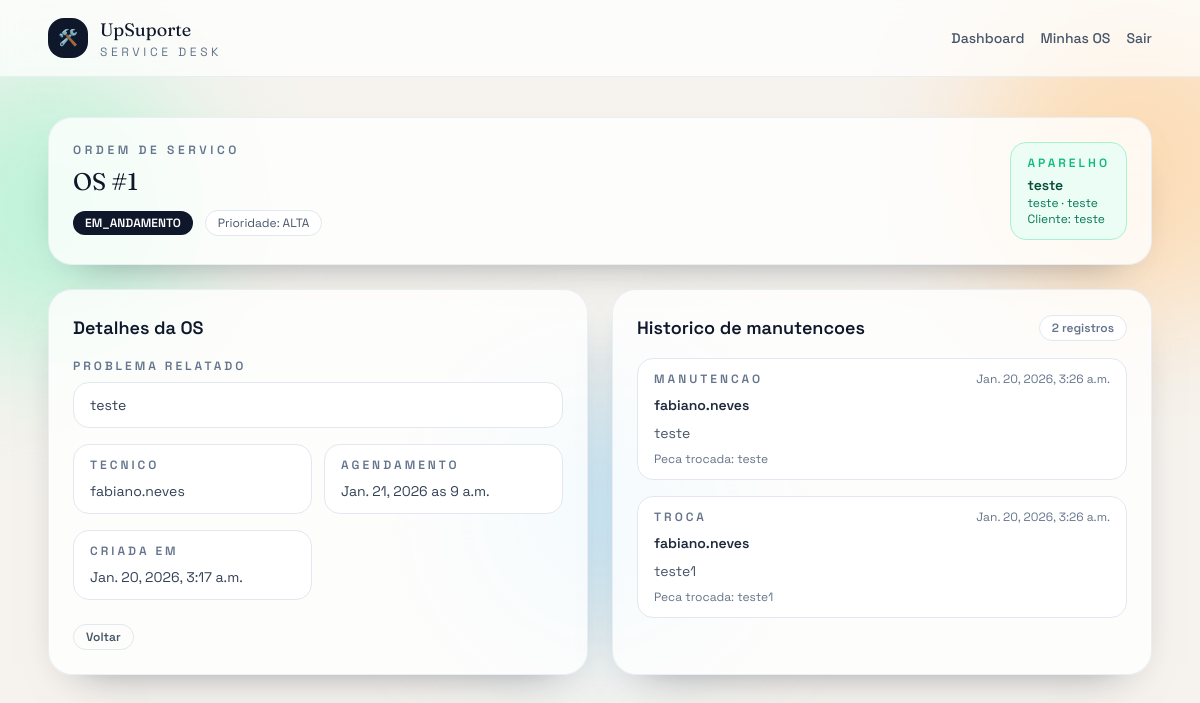
Before: /os/1/ (signed in) with the older database file.
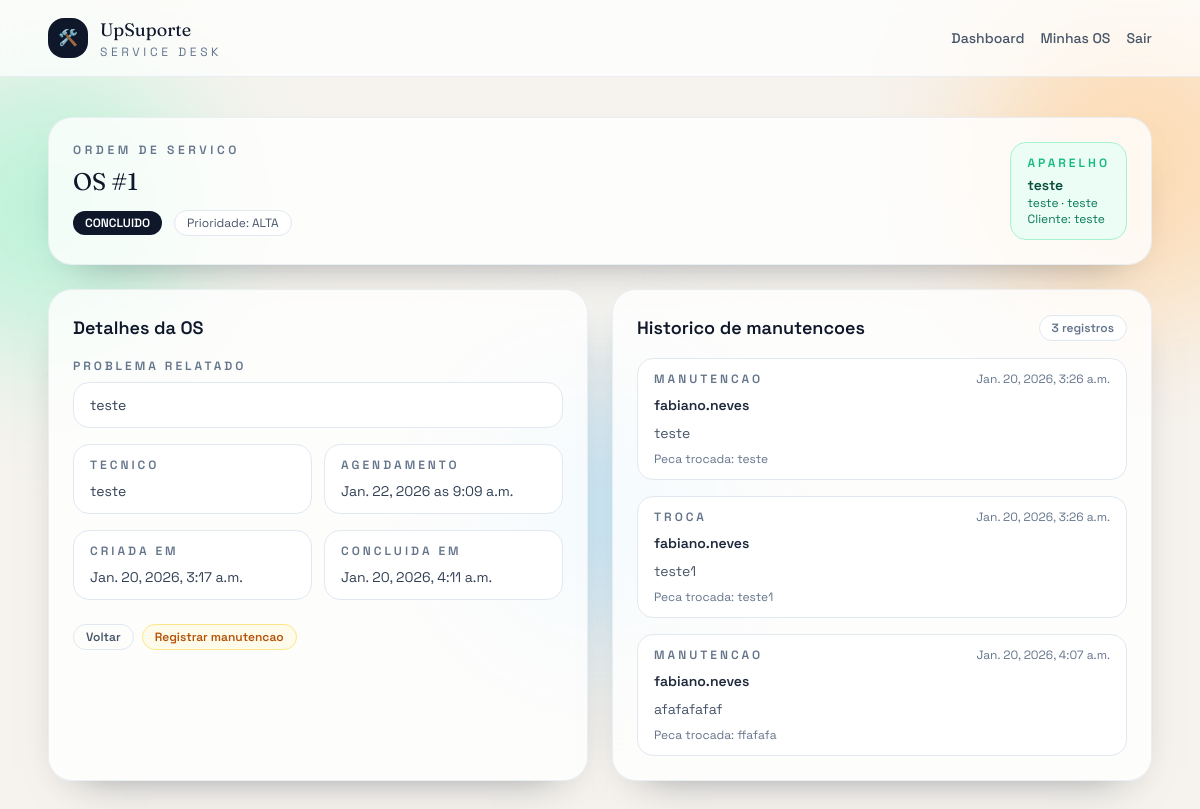
After: the same page with the newer database file.
### core/models.py (models this page shows, shortened)
class OrdemServico(models.Model):
    STATUS_CHOICES = [
        ("ABERTO", "Aberto"),
        ("AGENDADO", "Agendado"),
        ("EM_ANDAMENTO", "Em andamento"),
        ("CONCLUIDO", "Concluído"),
        ("CANCELADO", "Cancelado"),
    ]
    PRIORIDADE_CHOICES = [
        ("BAIXA", "Baixa"),
        ("MEDIA", "Média"),
        ("ALTA", "Alta"),
    ]
    aparelho = models.ForeignKey(Aparelho, on_delete=models.CASCADE, related_name="ordens")
    funcionario = models.ForeignKey(Funcionario, on_delete=models.SET_NULL, null=True, blank=True)
    problema_relatado = models.TextField()
    status = models.CharField(max_length=20, choices=STATUS_CHOICES, default="ABERTO")
    data_agendada = models.DateField(null=True, blank=True)
    hora_agendada = models.TimeField(null=True, blank=True)
    prioridade = models.CharField(max_length=10, choices=PRIORIDADE_CHOICES, default="MEDIA")
    laudo_tecnico = models.TextField(blank=True)  # só preenche quando finaliza
    data_criacao = models.DateTimeField(auto_now_add=True)
    data_conclusao = models.DateTimeField(null=True, blank=True)

class Aparelho(models.Model):
    TIPO_CHOICES = [
        ("NOTEBOOK", "Notebook"),
        ("DESKTOP", "Desktop"),
        ("IMPRESSORA", "Impressora"),
        ("MONITOR", "Monitor"),
        ("OUTRO", "Outro"),
    ]
    nome = models.CharField(max_length=150)
    tipo = models.CharField(max_length=50, choices=TIPO_CHOICES)
    marca = models.CharField(max_length=100)
    modelo = models.CharField(max_length=100)
    numero_serie = models.CharField(max_length=100, unique=True)
    cliente = models.CharField(max_length=150)
    data_cadastro = models.DateTimeField(auto_now_add=True)

class Funcionario(models.Model):
    usuario = models.OneToOneField(User, on_delete=models.CASCADE)
    cargo = models.CharField(max_length=100)
    telefone = models.CharField(max_length=20, blank=True)
    def __str__(self):
        return self.usuario.get_full_name() or self.usuario.username

class RegistroManutencao(models.Model):
    TIPO_SERVICO = [
        ("MANUTENCAO", "Manutenção"),
        ("TROCA", "Troca de Peça"),
    ]
    ordem_servico = models.ForeignKey(OrdemServico, on_delete=models.CASCADE, related_name="registros")
    funcionario = models.ForeignKey(Funcionario, on_delete=models.SET_NULL, null=True, blank=True)
    tipo_servico = models.CharField(max_length=20, choices=TIPO_SERVICO)
    descricao = models.TextField()
    peca_trocada = models.CharField(max_length=150, blank=True, null=True)
    data_execucao = models.DateTimeField(auto_now_add=True)

### core/views.py (the view)
# urls.py: path('os/<int:id>/', views.detalhe_os, name='detalhe_os'),
@login_required
def detalhe_os(request, id):
    os_obj = get_object_or_404(OrdemServico, id=id)
    is_gestor = request.user.groups.filter(name="Gestor").exists()
    funcionario = _get_funcionario(request.user)
    return render(
        request,
        "detalhe_os.html",
        {"os": os_obj, "is_gestor": is_gestor, "funcionario": funcionario},
    )

### core/views.py (called while the page is built)
def _get_funcionario(user):
    try:
        return user.funcionario
    except Funcionario.DoesNotExist:
        return None

### templates/detalhe_os.html (shortened to what this page needs)
{% extends "base.html" %}
{% block content %}
<div class="rounded-3xl border border-slate-200/70 bg-white/80 p-6 shadow-soft">
  <div class="flex flex-wrap items-start justify-between gap-4">
    <div>
      <p class="text-xs font-semibold uppercase tracking-[0.3em] text-slate-500">Ordem de servico</p>
      <h2 class="mt-2 font-display text-2xl">OS #{{ os.id }}</h2>
      <div class="mt-3 flex flex-wrap items-center gap-3 text-sm text-slate-600">
        <span class="rounded-full bg-slate-900 px-3 py-1 text-xs font-semibold text-white">
          {{ os.status }}
        </span>
        <span class="rounded-full border border-slate-200 bg-white px-3 py-1 text-xs">
          Prioridade: {{ os.prioridade }}
        </span>
      </div>
    </div>
    <div class="rounded-2xl border border-emerald-200 bg-emerald-50 px-4 py-3 text-sm text-emerald-700">
      <p class="text-xs font-semibold uppercase tracking-[0.25em] text-emerald-500">Aparelho</p>
      <p class="mt-1 font-semibold text-emerald-900">
        {{ os.aparelho.nome }}
      </p>
      <p class="text-xs text-emerald-700">
        {{ os.aparelho.marca }} · {{ os.aparelho.modelo }}
      </p>
      <p class="text-xs text-emerald-700">Cliente: {{ os.aparelho.cliente }}</p>
    </div>
  </div>
</div>
<div class="mt-6 grid gap-6 lg:grid-cols-2">
  <div class="rounded-3xl border border-slate-200/70 bg-white/80 p-6 shadow-soft">
    <h3 class="text-lg font-semibold">Detalhes da OS</h3>
    <div class="mt-4 space-y-4 text-sm text-slate-600">
      <div>
        <p class="text-xs font-semibold uppercase tracking-[0.25em] text-slate-500">Problema relatado</p>
        <p class="mt-2 rounded-2xl border border-slate-200 bg-white px-4 py-3 text-slate-700">
          {{ os.problema_relatado }}
        </p>
      </div>
      <div class="grid gap-3 sm:grid-cols-2">
        <div class="rounded-2xl border border-slate-200 bg-white px-4 py-3">
          <p class="text-xs font-semibold uppercase tracking-[0.25em] text-slate-500">Tecnico</p>
          <p class="mt-2 text-slate-700">
            {% if os.funcionario %}
              {{ os.funcionario }}
            {% else %}
              Ainda nao designado
            {% endif %}
          </p>
        </div>
        <div class="rounded-2xl border border-slate-200 bg-white px-4 py-3">
          <p class="text-xs font-semibold uppercase tracking-[0.25em] text-slate-500">Agendamento</p>
          <p class="mt-2 text-slate-700">
            {% if os.data_agendada and os.hora_agendada %}
              {{ os.data_agendada }} as {{ os.hora_agendada }}
            {% else %}
              Nao agendado
            {% endif %}
          </p>
        </div>
      </div>
      <div class="grid gap-3 sm:grid-cols-2">
        <div class="rounded-2xl border border-slate-200 bg-white px-4 py-3">
          <p class="text-xs font-semibold uppercase tracking-[0.25em] text-slate-500">Criada em</p>
          <p class="mt-2 text-slate-700">{{ os.data_criacao }}</p>
        </div>
        {% if os.data_conclusao %}
        <div class="rounded-2xl border border-slate-200 bg-white px-4 py-3">
          <p class="text-xs font-semibold uppercase tracking-[0.25em] text-slate-500">Concluida em</p>
          <p class="mt-2 text-slate-700">{{ os.data_conclusao }}</p>
        </div>
        {% endif %}
      </div>
    </div>
    <div class="mt-6 flex flex-wrap items-center gap-2 text-xs font-semibold text-slate-600">
      <a href="{% url 'home' %}" class="rounded-full border border-slate-200 px-3 py-1 transition hover:border-slate-400">
        Voltar
      </a>
      {% if os.funcionario and funcionario and os.funcionario.id == funcionario.id %}
        <a href="{% url 'registrar_manutencao_os' os.id %}" class="rounded-full border border-amber-200 bg-amber-50 px-3 py-1 text-amber-700">
          Registrar manutencao
        </a>
      {% endif %}
    </div>
  </div>
  <div class="rounded-3xl border border-slate-200/70 bg-white/80 p-6 shadow-soft">
    <div class="flex items-center justify-between">
      <h3 class="text-lg font-semibold">Historico de manutencoes</h3>
      <span class="rounded-full border border-slate-200 bg-white px-3 py-1 text-xs font-semibold text-slate-500">
        {{ os.registros.count }} registros
      </span>
    </div>
    <div class="mt-4 space-y-4">
      {% if os.registros.all %}
        {% for r in os.registros.all %}
        <div class="rounded-2xl border border-slate-200 bg-white px-4 py-3 text-sm">
          <div class="flex items-center justify-between text-xs text-slate-500">
            <span class="font-semibold uppercase tracking-[0.25em] text-slate-500">{{ r.tipo_servico }}</span>
            <span>{{ r.data_execucao }}</span>
          </div>
          <p class="mt-2 font-semibold text-slate-800">
            {% if r.funcionario %}
              {{ r.funcionario }}
            {% else %}
              Tecnico nao informado
            {% endif %}
          </p>
          <p class="mt-2 text-slate-600">{{ r.descricao }}</p>
          {% if r.peca_trocada %}
          <p class="mt-2 text-xs text-slate-500">Peca trocada: {{ r.peca_trocada }}</p>
          {% endif %}
        </div>
        {% endfor %}
      {% else %}
        <div class="rounded-2xl border border-dashed border-slate-200 bg-white/60 px-4 py-6 text-sm text-slate-500">
          Ainda nao ha registros de manutencao nessa OS.
        </div>
      {% endif %}
    </div>
  </div>
</div>
{% endblock %}

### templates/base.html (shortened to what this page needs)
<!DOCTYPE html>
<html lang="pt-br">
  <head>
    <script src="https://cdn.tailwindcss.com"></script>
  </head>
  <body class="min-h-screen bg-[#f6f3ee] text-slate-900 antialiased">
    <div class="relative isolate">
      <div class="pointer-events-none absolute inset-0 -z-10 overflow-hidden">
        <div class="absolute -left-24 top-16 h-72 w-72 rounded-full bg-emerald-200/70 blur-3xl"></div>
        <div class="absolute left-1/2 top-96 h-64 w-64 -translate-x-1/2 rounded-full bg-sky-200/70 blur-3xl"></div>
      </div>
      {% block header %}
      <header class="sticky top-0 z-20 border-b border-slate-200/70 bg-white/70 backdrop-blur">
        <div class="mx-auto flex max-w-6xl items-center justify-between px-6 py-4">
          <div class="flex items-center gap-3">
            <div class="flex h-10 w-10 items-center justify-center rounded-2xl bg-slate-900 text-white shadow-soft">
              🛠️
            </div>
            <div>
              <p class="font-display text-lg">UpSuporte</p>
              <p class="text-xs uppercase tracking-[0.3em] text-slate-500">Service Desk</p>
            </div>
          </div>
          <nav class="hidden items-center gap-4 text-sm font-medium text-slate-600 md:flex">
            <a class="hover:text-slate-900" href="{% url 'home' %}">Dashboard</a>
            <a class="hover:text-slate-900" href="{% url 'minhas_os' %}">Minhas OS</a>
            <a class="hover:text-slate-900" href="{% url 'logout' %}">Sair</a>
          </nav>
        </div>
      </header>
      {% endblock %}
      <main class="mx-auto max-w-6xl px-6 py-10 animate-fade-up">
        {% block content %}
        {% endblock %}
      </main>
    </div>
  </body>
</html>

Changed rows visible on the page:
changed OrdemServico "teste": status "EM_ANDAMENTO" → "CONCLUIDO"; funcionario "fabiano.neves" → "teste"; data_agendada "Jan. 21, 2026" → "Jan. 22, 2026"; hora_agendada "9 a.m." → "9:09 a.m."; data_conclusao (not shown) → "Jan. 20, 2026, 4:11 a.m."; funcionario_id 1 → 2 (drawn); registros.count "2" → "3"
added RegistroManutencao: tipo_servico "MANUTENCAO", data_execucao "Jan. 20, 2026, 4:07 a.m.", funcionario "fabiano.neves", descricao "afafafafaf", peca_trocada "ffafafa"
Other visible differences:
text now shown: "CONCLUIDA EM Registrar manutencao"
